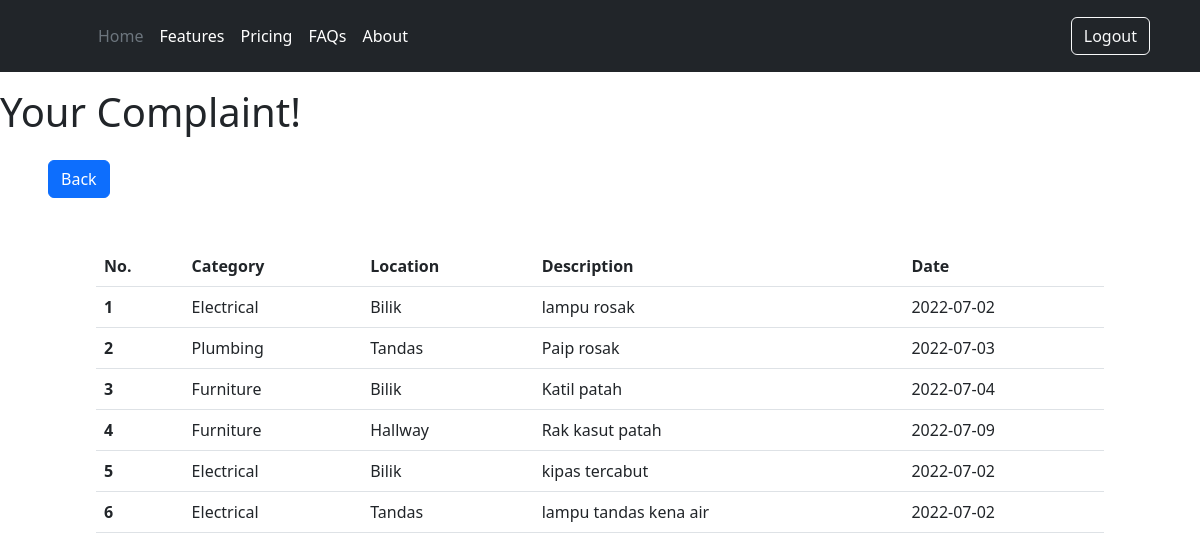
The page /user/view.php (signed in) on the database as committed earlier.
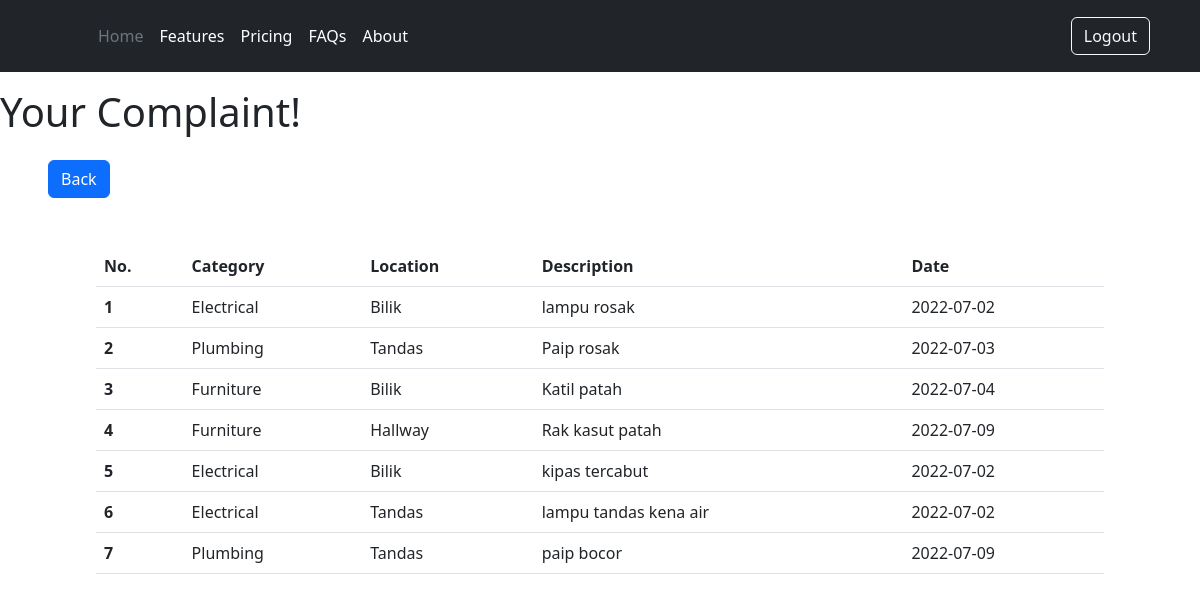
The same page on the database as committed later.
### tables this page shows
CREATE TABLE `complaints` (
  `comp_id` int(10) NOT NULL,
  `comp_cat` varchar(255) NOT NULL,
  `comp_loct` varchar(255) NOT NULL,
  `comp_desc` varchar(255) NOT NULL,
  `comp_date` date NOT NULL,
  `comp_status` int(10) DEFAULT NULL,
  `user_id` int(10) NOT NULL,
  `officer_id` int(10) DEFAULT NULL
);

### user/view.php (the view, shortened to what this page needs)
<?php
    $usersession = $_SESSION['userid'];
    include("../inc/conn.php");
?>
<!DOCTYPE HTML>
<html>
    <head>
        <link href="https://cdn.jsdelivr.net/npm/bootstrap@5.2.0-beta1/dist/css/bootstrap.min.css" rel="stylesheet">
    </head>
    <body>
        <?php include "../inc/header.php" ?>
        <h1 class="py-3">Your Complaint!</h1>
        <div class = "px-5">
            <button type="button" class="btn btn-primary" onclick="location.href='/student_complaint_system/user/index.php'">Back</button>
            <div class="container px-5 my-5">
            <table class="table">
            <thead>
                <tr>
                <th scope="col">No.</th>
                <th scope="col">Category</th>
                <th scope="col">Location</th>
                <th scope="col">Description</th>
                <th scope="col">Date</th>
                </tr>
            </thead>
            <tbody>
                <tr>
                    <?php
                    $viewsql ="SELECT `comp_cat`, `comp_loct`, `comp_desc`, `comp_date` FROM `complaints` WHERE user_id = $usersession";
                    $run=mysqli_query($conn,$viewsql);
                    if(!is_bool($run)){
                        $compuser = mysqli_fetch_all($run);
                        if (sizeof($compuser)>0){
                            for($i=0; $i<sizeof($compuser);$i++ ){
                                echo "<tr>";
                                $compnum=$i+1;
                                echo "<th scope=\"row\">".$compnum."</th>";
                                foreach($compuser[$i] as $catcomp){
                                    echo "<td>$catcomp</td>";
                                }
                                echo "</tr>";
                            }
                        } else {
                            echo "<tr>";
                            echo "<td style = \"text-align: center;\" colspan = \"5\">Doesn't Have Complaint Yet!</td>";
                            echo "</tr>";
                        }
                    } else {
                        echo "<tr>";
                        echo "<td style = \"text-align: center;\" colspan = \"5\">Error Occured</td>";
                        echo "</tr>";
                    }
                ?>
            </tbody>
            </table>
        </div>
    </body>
</html>

### inc/header.php
<header class="p-3 bg-dark text-white">
    <div class="container">
      <div class="d-flex flex-wrap align-items-center justify-content-center justify-content-lg-start">
        <a href="/" class="d-flex align-items-center mb-2 mb-lg-0 text-white text-decoration-none">
          <svg class="bi me-2" width="40" height="32" role="img" aria-label="Bootstrap"><use xlink:href="#bootstrap"></use></svg>
        </a>
        <ul class="nav col-12 col-lg-auto me-lg-auto mb-2 justify-content-center mb-md-0">
          <li><a href="" class="nav-link px-2 text-secondary">Home</a></li>
          <li><a href="#" class="nav-link px-2 text-white">Features</a></li>
          <li><a href="#" class="nav-link px-2 text-white">Pricing</a></li>
          <li><a href="#" class="nav-link px-2 text-white">FAQs</a></li>
          <li><a href="#" class="nav-link px-2 text-white">About</a></li>
        </ul>
        <div class="text-end">
          <?php
          if (isset($_SESSION['credid'])) {
            echo "<button type=\"button\" class=\"btn btn-outline-light me-2\" onclick=\"location.href='/student_complaint_system/logoutdata.php'\">Logout</button>";
          } else {
            echo "<button type=\"button\" class=\"btn btn-outline-light me-2\" onclick=\"location.href='/student_complaint_system/login.php'\">Login</button>";
            echo "<button type=\"button\" class=\"btn btn-warning\" onclick=\"location.href='/student_complaint_system/register.php'\">Sign-up</button>";
          }
          ?>
        </div>
      </div>
    </div>
  </header>

Rows that differ between the two databases and show on the page:
added complaints: comp_cat "Plumbing", comp_loct "Tandas", comp_desc "paip bocor", comp_date "2022-07-09"
Other text that changed with them:
new list line: "7"
